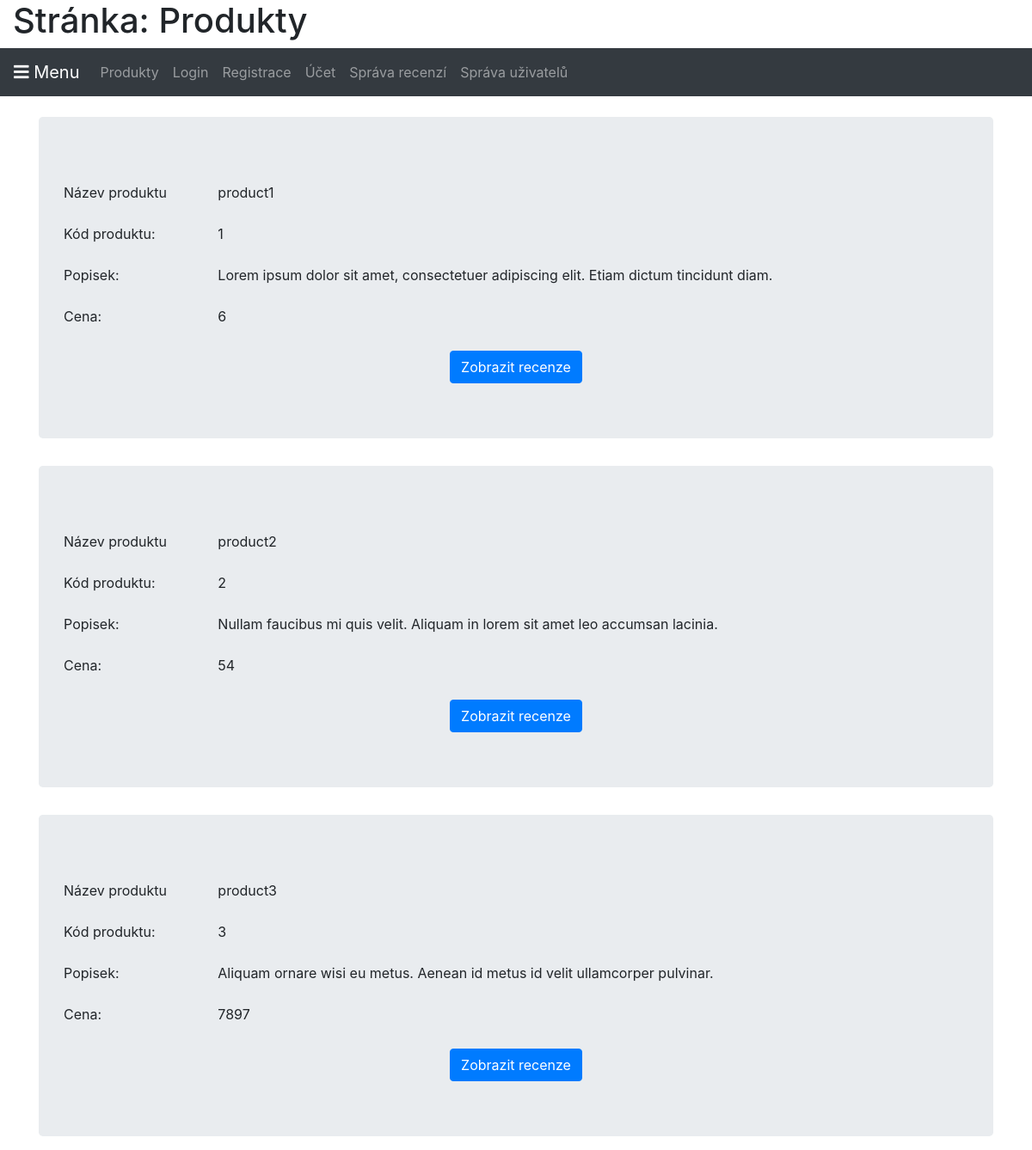
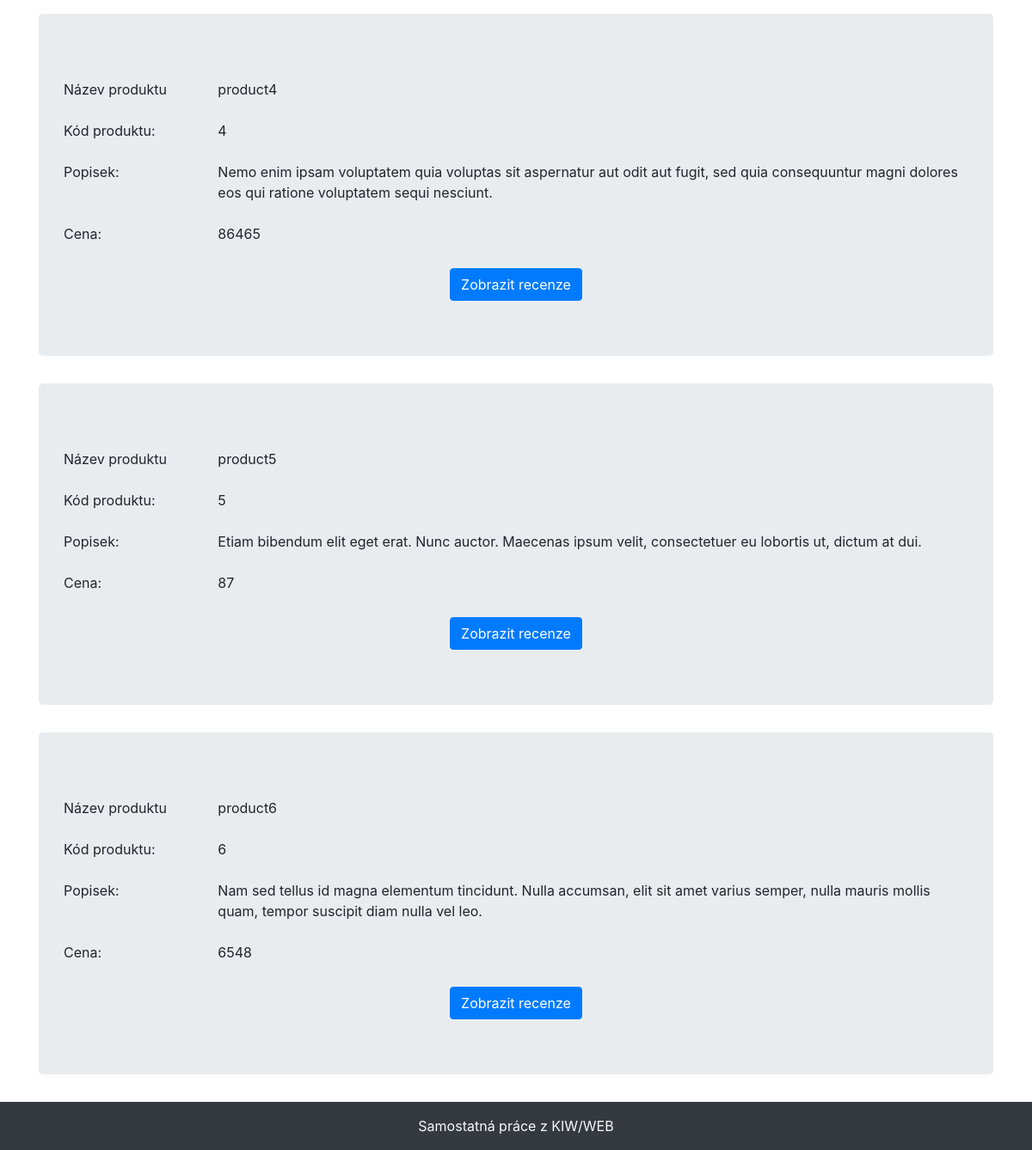
The page /WEB/SP/src/index.php on the database its author committed (2 pictures, top to bottom).
### tables this page shows
CREATE TABLE IF NOT EXISTS `product` (
  `id_product` INT NOT NULL AUTO_INCREMENT,
  `name` VARCHAR(45) NOT NULL,
  `price` INT NOT NULL,
  `description` TEXT(200) NOT NULL,
  PRIMARY KEY (`id_product`));

### WEB/SP/src/app/ApplicationStart.class.php (called while the page is built, shortened)
<?php
class ApplicationStart {
    public function appStart(){
        if(isset($_GET["page"]) && array_key_exists($_GET["page"], WEB_PAGES)){
            $pageKey = $_GET["page"];
        } else {
            $pageKey = DEFAULT_WEB_PAGE_KEY;
        }
        $pageInfo = WEB_PAGES[$pageKey];
        $controller = new $pageInfo["controller_class_name"];
        $tplData = $controller->show($pageInfo["title"]);
        $view = new $pageInfo["view_class_name"];
        $view->printOutput($tplData, $pageInfo["template_type"]);
    }
}

### WEB/SP/src/index.php (called while the page is built, shortened)
<?php
require_once("myAutoloader.inc.php");
$app = new ApplicationStart();
$app->appStart();

### WEB/SP/src/app/Models/DatabaseModel.class.php (called while the page is built, shortened)
<?php
class DatabaseModel {
    private static $database;
    private $pdo;
    private function __construct() {
        $this->pdo = new PDO("mysql:host=".DB_SERVER.";dbname=".DB_NAME, DB_USER, DB_PASS);
        $this->pdo->exec("set names utf8");
    }
    public static function getDatabaseModel(): DatabaseModel {
        if(empty(self::$database)){
            self::$database = new DatabaseModel();
        }
        return self::$database;
    }
    private function executeQuery(string $dotaz) {
        $res = $this->pdo->query($dotaz);
        if ($res) {
            return $res;
        } else {
            $error = $this->pdo->errorInfo();
            echo $error[2];
            return null;
        }
    }
    public function selectFromTable(string $tableName, string $whereStatement = "", string $orderByStatement = ""):array {
        $q = "SELECT * FROM ".$tableName
            .(($whereStatement == "") ? "" : " WHERE $whereStatement")
            .(($orderByStatement == "") ? "" : " ORDER BY $orderByStatement");
        $obj = $this->executeQuery($q);
        return $obj->fetchAll();
    }
    public function getAllProducts():array {
        return $this->selectFromTable(TABLE_PRODUCT);
    }
}

### WEB/SP/src/app/Controllers/ProductController.class.php (called while the page is built, shortened)
<?php
class ProductController implements IController {
    private $db;
    public function __construct() {
        $this->db = MyDB::getDatabaseModel();
    }
    public function show(string $pageTitle):array {
        $tplData = [];
        $tplData['isLoggedIn'] = $this->db->isUserLogged();
        $tplData['title'] = $pageTitle;
        $tplData['product'] = $this->db->getAllProducts();
        if ($tplData['isLoggedIn']) {
            $user = $this->db->getLoggedUserData();
            $tplData['right'] = $user['right'];
            if ($user['right'] > 3) {
                $tplData['showAdmin'] = true;
                $tplData['products'] = $this->db->getAllProducts();
            }
            else {
                $tplData['showAdmin'] = false;
            }
        } else {
            $tplData['showAdmin'] = false;
        }
        return $tplData;
    }
}

### WEB/SP/src/myAutoloader.inc.php (called while the page is built, shortened)
<?php
spl_autoload_register(function ($className){
    $className = str_replace(BASE_NAMESPACE_NAME, BASE_APP_DIR_NAME, $className);
    $fileName = dirname(__FILE__) ."\\". $className;
});

### WEB/SP/src/app/Views/TemplateBased/ProductTemplate.tpl.php (the view, shortened to what this page needs)
<?php
global $tplData;
$res = "";
if(array_key_exists('product', $tplData)) {
    if ($tplData["isLoggedIn"] && $tplData['right'] > 1) {
        foreach ($tplData['product'] as $d) {
            $res .= "
<div class='container'>
    <div class='jumbotron'>
        <div class='row'>
            <table class='table table-borderless'>
                <tbody>
                <tr>
                    <td class='col-2'>Název produktu</td>
                    <td class='col-10'>$d[name]</td>
                </tr>
                <tr>
                    <td class='col-2'>Kód produktu:</td>
                    <td class='col-10'>$d[id_product]</td>
                </tr>
                <tr>
                    <td class='col-2'>Popisek:</td>
                    <td class='col-10'>$d[description]</td>
                </tr>
                <tr>
                    <td class='col-2'>Cena:</td>
                    <td class='col-10'>$d[price]</td>
                </tr>
                </tbody>
            </table>
            <div class='col text-center'>
                <table class='table table-borderless'>
                    <tr>
                        <td>
                            <form action='http://localhost/WEB/SP/src/index.php?page=review' method='post'>
                                <input type='hidden' name='id_product' value='$d[id_product]'/>
                                <input type='submit' value='Přidat recenzi' class='btn btn-primary'/>
                            </form>
                        </td>
                        <td>
                            <form action='http://localhost/WEB/SP/src/index.php?page=prReview' method='post'>
                                <input type='hidden' name='id_product' value='$d[id_product]'/>
                                <input type='submit' value='Zobrazit recenze' class='btn btn-primary'/>
                            </form>
                        </td>
                    </tr>
                </table>
            </div>
        </div>
    </div>
</div>
        ";
        }
    }
    else {
        foreach ($tplData['product'] as $d) {
            $res .= "
<div class=container>
    <div class=jumbotron>
        <div class=row>
            <table class='table table-borderless'>
                <tbody>
                <tr>
                    <td class=col-2>Název produktu</td>
                    <td class='col-10'>$d[name]</td>
                </tr>
                <tr>
                    <td class=col-2>Kód produktu:</td>
                    <td class='col-10'>$d[id_product]</td>
                </tr>
                <tr>
                    <td class=col-2>Popisek:</td>
                    <td class='col-10'>$d[description]</td>
                </tr>
                <tr>
                    <td class=col-2>Cena:</td>
                    <td class='col-10'>$d[price]</td>
                </tr>
                </tbody>
            </table>
            <div class='col text-center'>
                <form action='http://localhost/WEB/SP/src/index.php?page=prReview' method='post'>
                    <input type='hidden' name='id_product' value='$d[id_product]'/>
                    <input type='submit' value='Zobrazit recenze' class='btn btn-primary'/>
                </form>
            </div>
        </div>
    </div>
</div>
        ";
        }
    }
} else {
    $res .= "produkty nenalezeny";
}
echo $res;

### WEB/SP/src/app/Views/TemplateBased/TemplateBasics.class.php (shortened to what this page needs)
<?php
class TemplateBasics implements IView {
    public function printOutput(array $templateData, string $pageType = self::PAGE_PRODUCT) {
        $this->getHTMLHeader($templateData['title']);
        $tplData = $templateData;
        require_once($pageType);
        $this->getHTMLFooter();
    }
    public function getHTMLHeader(string $pageTitle) {
        ?>
        <!doctype html>
        <html lang="cs">
        <head>
            <link rel="stylesheet" href="https://maxcdn.bootstrapcdn.com/bootstrap/4.5.2/css/bootstrap.min.css">
            <link rel="stylesheet" href="https://cdnjs.cloudflare.com/ajax/libs/font-awesome/5.15.1/css/all.min.css">
        </head>
        <body>
        <h1 class="container-fluid">Stránka: <?php echo $pageTitle; ?></h1>
        <nav class="navbar navbar-expand-md bg-dark navbar-dark sticky-top">
            <a class="navbar-brand" href="#">
                <i class="fas fa-bars"></i>
                Menu
            </a>
            <div class="collapse navbar-collapse" id="collapsibleNavbar">
                <ul class="navbar-nav">
                    <li class="nav-item">
                        <a class="nav-link" href="http://localhost/WEB/SP/src/index.php?page=product">Produkty</a>
                    </li>
                    <li class="nav-item">
                        <a class="nav-link" href="http://localhost/WEB/SP/src/index.php?page=login">Login</a>
                    </li>
                    <li class="nav-item">
                        <a class="nav-link" href="http://localhost/WEB/SP/src/index.php?page=register">Registrace</a>
                    </li>
                    <li class="nav-item">
                        <a class="nav-link" href="http://localhost/WEB/SP/src/index.php?page=account">Účet</a>
                    </li>
                    <li class="nav-item">
                        <a class="nav-link" href="http://localhost/WEB/SP/src/index.php?page=allReviews">Správa recenzí</a>
                    </li>
                    <li class="nav-item">
                        <a class="nav-link" href="http://localhost/WEB/SP/src/index.php?page=sprava">Správa uživatelů</a>
                    </li>
                </ul>
            </div>
        </nav>
        <br>
        <?php
    }
    public function getHTMLFooter(){
        ?>
        <footer class="footer">
            <div class="text-center p-3" style="background-color: rgb(52, 58, 64)">
                <a class="text-light" href="https://portal.zcu.cz/portal/studium/courseware/kiv/web/samostatna-prace/index.html">Samostatná práce z KIW/WEB</a>
            </div>
        </footer>
        <?php
    }
}
?>

### rows shown on the page
product: name "product1", id_product "1", description "Lorem ipsum dolor sit amet, consectetuer adipiscing elit. Etiam dictum tincidunt diam.", price "6"
product: name "product2", id_product "2", description "Nullam faucibus mi quis velit. Aliquam in lorem sit amet leo accumsan lacinia.", price "54"
product: name "product3", id_product "3", description "Aliquam ornare wisi eu metus. Aenean id metus id velit ullamcorper pulvinar.", price "7897"
product: name "product4", id_product "4", description "Nemo enim ipsam voluptatem quia voluptas sit aspernatur aut odit aut fugit, sed quia consequuntur magni dolores eos qui ratione voluptatem sequi nesciunt.", price "86465"
product: name "product5", id_product "5", description "Etiam bibendum elit eget erat. Nunc auctor. Maecenas ipsum velit, consectetuer eu lobortis ut, dictum at dui.", price "87"
product: name "product6", id_product "6", description "Nam sed tellus id magna elementum tincidunt. Nulla accumsan, elit sit amet varius semper, nulla mauris mollis quam, tempor suscipit diam nulla vel leo.", price "6548"

### other values the page prints
$pageTitle "Produkty"
